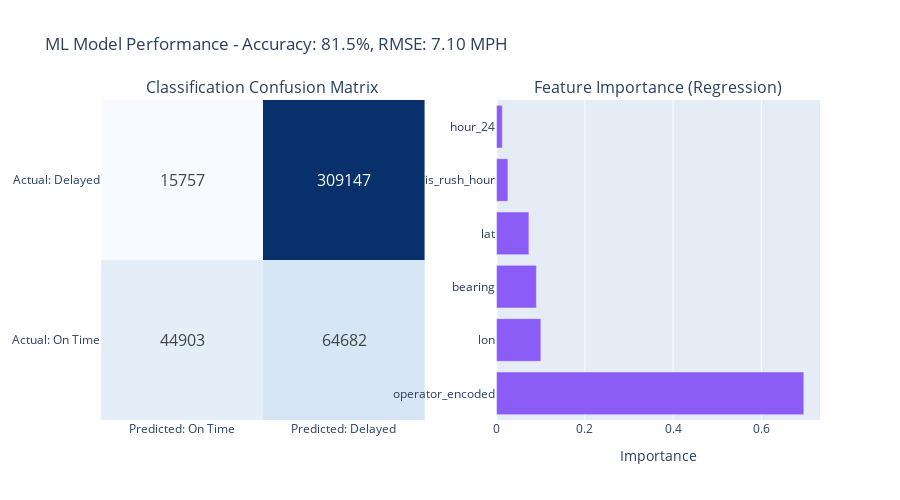

Notebook code cell kept with this figure:
### Markdown cell above
### Visualization 5: Machine Learning Model Performance

### Code cell
# Create ML performance visualization
fig = make_subplots(
    rows=1, cols=2,
    subplot_titles=('Classification Confusion Matrix', 'Feature Importance (Regression)'),
    specs=[[{'type': 'heatmap'}, {'type': 'bar'}]]
)

# Confusion matrix
cm = confusion_matrix(y_class_test, y_class_pred)
fig.add_trace(go.Heatmap(
    z=cm,
    x=['Predicted: On Time', 'Predicted: Delayed'],
    y=['Actual: On Time', 'Actual: Delayed'],
    colorscale='Blues',
    text=cm,
    texttemplate='%{text}',
    textfont={"size": 16},
    showscale=False
), row=1, col=1)

# Feature importance chart
fig.add_trace(go.Bar(
    y=feature_importance_df['Feature'],
    x=feature_importance_df['Regression'],
    orientation='h',
    marker_color=COLORS['purple'],
    showlegend=False
), row=1, col=2)

fig.update_xaxes(title_text='Importance', row=1, col=2)

fig.update_layout(
    title=f'ML Model Performance - Accuracy: {classification_accuracy*100:.1f}%, RMSE: {rmse:.2f} MPH',
    height=500,
    paper_bgcolor='white'
)

fig.show()

# Save image
fig.write_image('ml_performance.png', width=1200, height=600, scale=2)
print('Image saved: ml_performance.png')

### Figure 1 — Plotly figure (JSON) as saved in the notebook; plotly's stock layout.template omitted (floating-point values rounded to 4 significant figures)
{"data": [{"colorscale": [[0, "rgb(247,251,255)"], [0.125, "rgb(222,235,247)"], [0.25, "rgb(198,219,239)"], [0.375, "rgb(158,202,225)"], [0.5, "rgb(107,174,214)"], [0.625, "rgb(66,146,198)"], [0.75, "rgb(33,113,181)"], [0.875, "rgb(8,81,156)"], [1, "rgb(8,48,107)"]], "showscale": false, "text": [[44903, 64682], [15757, 309147]], "textfont": {"size": 16}, "texttemplate": "%{text}", "type": "heatmap", "x": ["Predicted: On Time", "Predicted: Delayed"], "xaxis": "x", "y": ["Actual: On Time", "Actual: Delayed"], "yaxis": "y", "z": [[44903, 64682], [15757, 309147]]}, {"marker": {"color": "#8b5cf6"}, "orientation": "h", "showlegend": false, "type": "bar", "x": [0.6961, 0.1006, 0.09051, 0.07348, 0.02597, 0.01335], "xaxis": "x2", "y": ["operator_encoded", "lon", "bearing", "lat", "is_rush_hour", "hour_24"], "yaxis": "y2"}], "layout": {"annotations": [{"font": {"size": 16}, "showarrow": false, "text": "Classification Confusion Matrix", "x": 0.225, "xanchor": "center", "xref": "paper", "y": 1, "yanchor": "bottom", "yref": "paper"}, {"font": {"size": 16}, "showarrow": false, "text": "Feature Importance (Regression)", "x": 0.775, "xanchor": "center", "xref": "paper", "y": 1, "yanchor": "bottom", "yref": "paper"}], "height": 500, "paper_bgcolor": "white", "title": {"text": "ML Model Performance - Accuracy: 81.5%, RMSE: 7.10 MPH"}, "xaxis": {"anchor": "y", "domain": [0, 0.45]}, "xaxis2": {"anchor": "y2", "domain": [0.55, 1], "title": {"text": "Importance"}}, "yaxis": {"anchor": "x", "domain": [0, 1]}, "yaxis2": {"anchor": "x2", "domain": [0, 1]}}}
